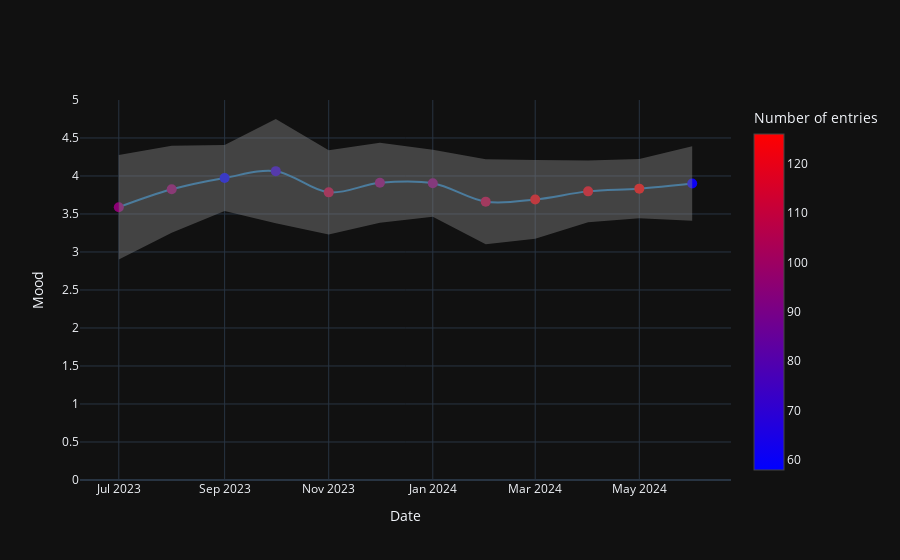

The notebook cell saved with this chart:
### Code cell
df.mood_plot('month')

### Figure 1 — Plotly figure (JSON) as saved in the notebook; plotly's stock layout.template omitted (floating-point values rounded to 4 significant figures)
{"data": [{"line": {"color": "rgb(31, 119, 180)", "shape": "spline"}, "marker": {"color": [95, 97, 58, 71, 109, 95, 94, 108, 123, 121, 126, 61], "colorbar": {"title": {"text": "Number of entries"}}, "colorscale": [[0, "rgb(0,0,255)"], [1, "rgb(255,0,0)"]], "showscale": true, "size": 10}, "mode": "lines+markers", "name": "avg", "type": "scatter", "x": ["2023-07-01", "2023-08-01", "2023-09-01", "2023-10-01", "2023-11-01", "2023-12-01", "2024-01-01", "2024-02-01", "2024-03-01", "2024-04-01", "2024-05-01", "2024-06-01"], "y": [3.589, 3.825, 3.974, 4.063, 3.784, 3.911, 3.904, 3.662, 3.691, 3.798, 3.833, 3.902]}, {"line": {"width": 0}, "marker": {"color": "#444"}, "mode": "lines", "name": "avg+std", "showlegend": false, "type": "scatter", "x": ["2023-07-01", "2023-08-01", "2023-09-01", "2023-10-01", "2023-11-01", "2023-12-01", "2024-01-01", "2024-02-01", "2024-03-01", "2024-04-01", "2024-05-01", "2024-06-01"], "y": [4.277, 4.398, 4.408, 4.75, 4.339, 4.436, 4.346, 4.221, 4.209, 4.204, 4.223, 4.392]}, {"fill": "tonexty", "fillcolor": "rgba(130, 130, 130, 0.45)", "line": {"width": 0}, "marker": {"color": "#444"}, "mode": "lines", "name": "avg-std", "showlegend": false, "type": "scatter", "x": ["2023-07-01", "2023-08-01", "2023-09-01", "2023-10-01", "2023-11-01", "2023-12-01", "2024-01-01", "2024-02-01", "2024-03-01", "2024-04-01", "2024-05-01", "2024-06-01"], "y": [2.902, 3.252, 3.541, 3.377, 3.23, 3.385, 3.463, 3.103, 3.173, 3.391, 3.443, 3.412]}], "layout": {"hovermode": "x", "showlegend": false, "xaxis": {"title": {"text": "Date"}}, "yaxis": {"rangemode": "tozero", "title": {"text": "Mood"}}}}
